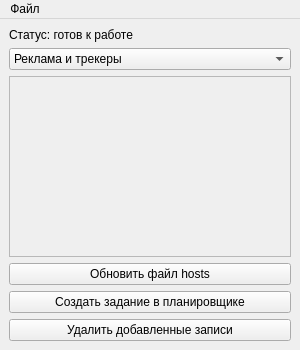
<?xml version="1.0" encoding="UTF-8"?>
<ui version="4.0">
 <class>MainWindow</class>
 <widget class="QMainWindow" name="MainWindow">
  <property name="geometry">
   <rect>
    <width>300</width>
    <height>350</height>
   </rect>
  </property>
  <property name="minimumSize">
   <size>
    <width>300</width>
    <height>350</height>
   </size>
  </property>
  <property name="maximumSize">
   <size>
    <width>300</width>
    <height>350</height>
   </size>
  </property>
  <property name="windowTitle">
   <string>ZloBlocker</string>
  </property>
  <widget class="QWidget" name="centralwidget">
   <layout class="QVBoxLayout" name="verticalLayout">
    <item>
     <widget class="QLabel" name="statusLabel">
      <property name="text">
       <string>Статус: готов к работе</string>
      </property>
      <property name="alignment">
       <set>Qt::AlignLeft</set>
      </property>
     </widget>
    </item>
    <item>
     <widget class="QComboBox" name="categoryComboBox">
      <property name="currentText">
       <string>Реклама и трекеры</string>
      </property>
      <property name="maxVisibleItems">
       <number>5</number>
      </property>
      <property name="sizeAdjustPolicy">
       <enum>QComboBox::AdjustToContents</enum>
      </property>
      <item>
       <property name="text">
        <string>Реклама и трекеры</string>
       </property>
      </item>
      <item>
       <property name="text">
        <string>Зловредные ресурсы</string>
       </property>
      </item>
      <item>
       <property name="text">
        <string>Фишинг</string>
       </property>
      </item>
      <item>
       <property name="text">
        <string>DNS-over-HTTPS</string>
       </property>
      </item>
      <item>
       <property name="text">
        <string>Cryptojacking</string>
       </property>
      </item>
      <item>
       <property name="text">
        <string>Другое</string>
       </property>
      </item>
     </widget>
    </item>
    <item>
     <widget class="QScrollArea" name="scrollArea">
      <property name="widgetResizable">
       <bool>true</bool>
      </property>
      <property name="maximumHeight">
       <number>180</number>
      </property>
      <widget class="QWidget" name="checkboxContainer">
       <layout class="QVBoxLayout" name="checkboxLayout">
        <property name="spacing">
         <number>5</number>
        </property>
       </layout>
      </widget>
     </widget>
    </item>
    <item>
     <widget class="QPushButton" name="updateButton">
      <property name="text">
       <string>Обновить файл hosts</string>
      </property>
     </widget>
    </item>
    <item>
     <widget class="QPushButton" name="scheduleButton">
      <property name="text">
       <string>Создать задание в планировщике</string>
      </property>
     </widget>
    </item>
    <item>
     <widget class="QPushButton" name="removeCustomEntriesButton">
      <property name="text">
       <string>Удалить добавленные записи</string>
      </property>
     </widget>
    </item>
   </layout>
  </widget>
  <widget class="QMenuBar" name="menubar">
   <widget class="QMenu" name="menuFile">
    <property name="title">
     <string>Файл</string>
    </property>
    <addaction name="actionAbout"/>
    <addaction name="actionExit"/>
   </widget>
   <addaction name="menuFile"/>
  </widget>
  <action name="actionAbout">
   <property name="text">
    <string>О программе</string>
   </property>
  </action>
  <action name="actionExit">
   <property name="text">
    <string>Выход</string>
   </property>
  </action>
 </widget>
</ui>
